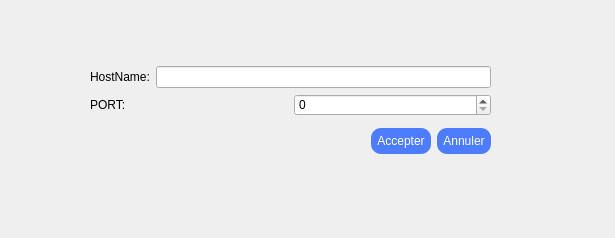
<?xml version="1.0" encoding="UTF-8"?>
<ui version="4.0">
 <class>chat</class>
 <widget class="QDialog" name="chat">
  <property name="geometry">
   <rect>
    <x>0</x>
    <y>0</y>
    <width>615</width>
    <height>238</height>
   </rect>
  </property>
  <property name="windowTitle">
   <string>Dialog</string>
  </property>
  <widget class="QWidget" name="layoutWidget">
   <property name="geometry">
    <rect>
     <x>90</x>
     <y>60</y>
     <width>401</width>
     <height>101</height>
    </rect>
   </property>
   <layout class="QGridLayout" name="gridLayout">
    <item row="0" column="0">
     <layout class="QVBoxLayout" name="verticalLayout">
      <item>
       <layout class="QHBoxLayout" name="horizontalLayout_2">
        <item>
         <widget class="QLabel" name="label">
          <property name="text">
           <string>HostName:</string>
          </property>
         </widget>
        </item>
        <item>
         <widget class="QLineEdit" name="hostname"/>
        </item>
       </layout>
      </item>
      <item>
       <layout class="QHBoxLayout" name="horizontalLayout_3">
        <item>
         <widget class="QLabel" name="label_2">
          <property name="text">
           <string>PORT:</string>
          </property>
         </widget>
        </item>
        <item>
         <widget class="QSpinBox" name="port">
          <property name="styleSheet">
           <string notr="true">QSpinBox {
    padding-right: 15px; /* make room for the arrows */
    border-image: url(:/images/frame.png) 4;
    border-width: 3;
}

QSpinBox::up-button {
    subcontrol-origin: border;
    subcontrol-position: top right; /* position at the top right corner */

    width: 16px; /* 16 + 2*1px border-width = 15px padding + 3px parent border */
    border-image: url(:/images/spinup.png) 1;
    border-width: 1px;
}

QSpinBox::up-button:hover {
    border-image: url(:/images/spinup_hover.png) 1;
}

QSpinBox::up-button:pressed {
    border-image: url(:/images/spinup_pressed.png) 1;
}

QSpinBox::up-arrow {
    image: url(:/images/up_arrow.png);
    width: 7px;
    height: 7px;
}

QSpinBox::up-arrow:disabled, QSpinBox::up-arrow:off { /* off state when value is max */
   image: url(:/images/up_arrow_disabled.png);
}

QSpinBox::down-button {
    subcontrol-origin: border;
    subcontrol-position: bottom right; /* position at bottom right corner */

    width: 16px;
    border-image: url(:/images/spindown.png) 1;
    border-width: 1px;
    border-top-width: 0;
}

QSpinBox::down-button:hover {
    border-image: url(:/images/spindown_hover.png) 1;
}

QSpinBox::down-button:pressed {
    border-image: url(:/images/spindown_pressed.png) 1;
}

QSpinBox::down-arrow {
    image: url(:/images/down_arrow.png);
    width: 7px;
    height: 7px;
}

QSpinBox::down-arrow:disabled,
QSpinBox::down-arrow:off { /* off state when value in min */
   image: url(:/images/down_arrow_disabled.png);
}</string>
          </property>
          <property name="maximum">
           <number>999999</number>
          </property>
         </widget>
        </item>
       </layout>
      </item>
     </layout>
    </item>
    <item row="1" column="0">
     <layout class="QHBoxLayout" name="horizontalLayout">
      <item>
       <spacer name="horizontalSpacer">
        <property name="orientation">
         <enum>Qt::Horizontal</enum>
        </property>
        <property name="sizeHint" stdset="0">
         <size>
          <width>48</width>
          <height>20</height>
         </size>
        </property>
       </spacer>
      </item>
      <item>
       <widget class="QPushButton" name="accepter_button">
        <property name="styleSheet">
         <string notr="true">QPushButton {
    color: rgb(255, 255, 255);
  background-color: #4d7cff;
    border-style: outset;
    border-width: 0px;
    border-radius: 10px;
    border-color: beige;
    min-width: 10em;
    padding: 6px;
}
QPushButton:hover {
color: #fff;
    background-color: rgb(43, 163, 255);
    border-style: inset;
}
QPushButton:pressed {
    background-color: rgb(43, 163, 255);
    border-style: inset;
}</string>
        </property>
        <property name="text">
         <string>Accepter</string>
        </property>
       </widget>
      </item>
      <item>
       <widget class="QPushButton" name="annuler_button">
        <property name="styleSheet">
         <string notr="true">QPushButton {
    color: rgb(255, 255, 255);
  background-color: #4d7cff;
    border-style: outset;
    border-width: 0px;
    border-radius: 10px;
    border-color: beige;
    min-width: 10em;
    padding: 6px;
}
QPushButton:hover {
color: #fff;
    background-color: rgb(43, 163, 255);
    border-style: inset;
}
QPushButton:pressed {
    background-color: rgb(43, 163, 255);
    border-style: inset;
}</string>
        </property>
        <property name="text">
         <string>Annuler</string>
        </property>
       </widget>
      </item>
     </layout>
    </item>
   </layout>
  </widget>
 </widget>
 <resources/>
 <connections/>
</ui>
